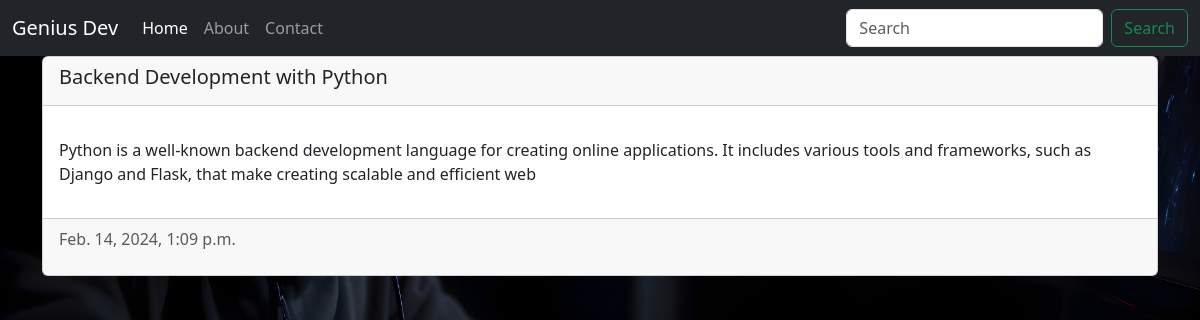
The page /BlogView/Backend-Development-with-Python/ on the database its author committed.
### Blog/models.py (models this page shows, shortened)
class Post(models.Model):
    title=models.CharField(max_length=255,unique=True)
    description=models.CharField(max_length=200,null=True)
    slug=models.SlugField(unique=True,blank=True)
    content=models.TextField()
    published_date=models.DateTimeField(default=datetime.now)
    featured_image=models.ImageField(upload_to='blog_images')
    author=models.ForeignKey(Author,on_delete=models.SET_NULL,related_name="posts",null=True,default="Talha")
    tags=models.ManyToManyField(Tag)

### Blog/views.py (the view)
# urls.py: path('BlogView/<slug:slug>/', views.view_blog,name='view_blog'),
def view_blog(request,slug):
    post=get_object_or_404(Post,slug=slug)
    return render(request,'Blog/view_blog.html',{
        'post':post
    })

### Blog/templates/Blog/view_blog.html
{% extends "base.html" %}
{% block content %}
<div class="container">
    <div class="card">
      <div class="card-header">
        <h5 class="card-title">{{ post.title }}</h5>
      </div>
      <div class="card-body">
        <p class="card-text">{{ post.content | safe }}</p>
      </div>
      <div class="card-footer text-muted">
        <p>{{ post.published_date }}</p>
      </div>
    </div>
  </div>
{% endblock %}

### Blog/static/Blog/CSS/base.css (style rules this page uses)
.bg-image { background-image: url("../Images/background.jpg"); background-repeat: no-repeat; background-size: cover; }

### rows shown on the page
Post: title "Backend Development with Python", content "Python is a well-known backend development language for creating online applications. It includes various tools and frameworks, such as Django and Flask, that make creating scalable and efficient web", published_date "Feb. 14, 2024, 1:09 p.m."
